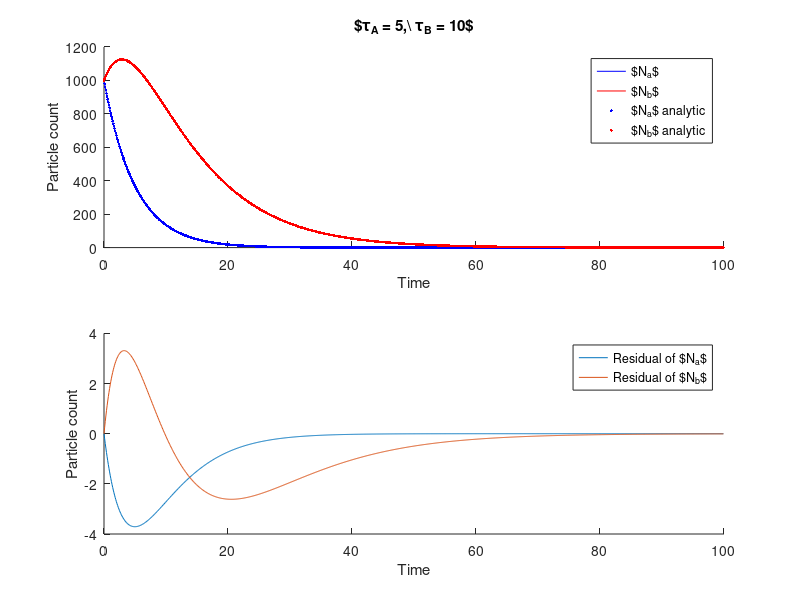
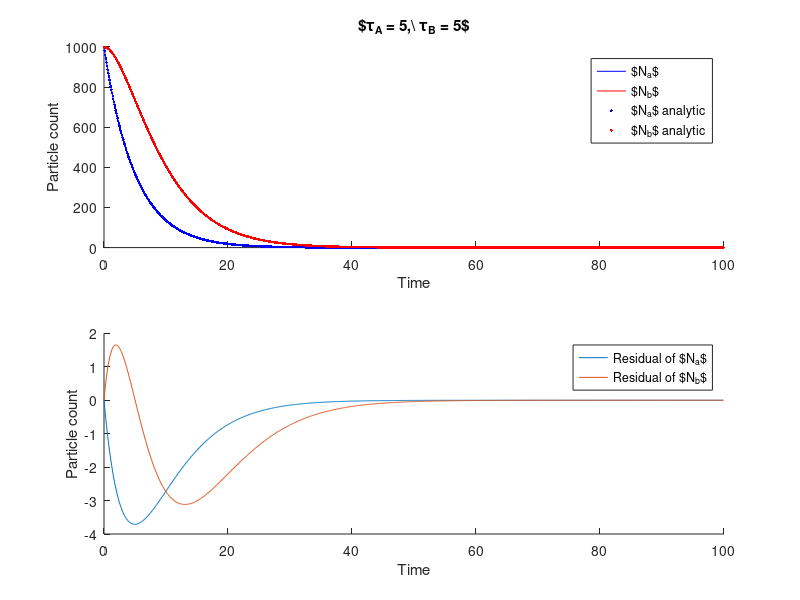
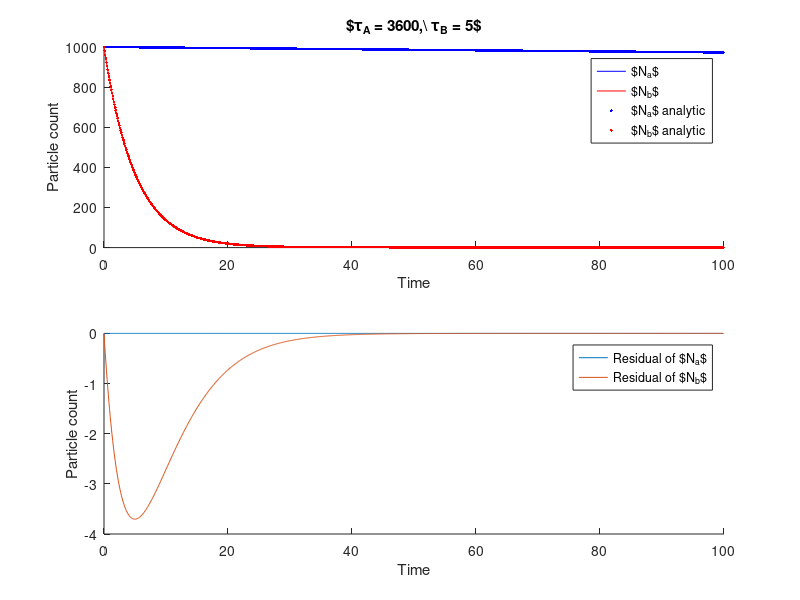
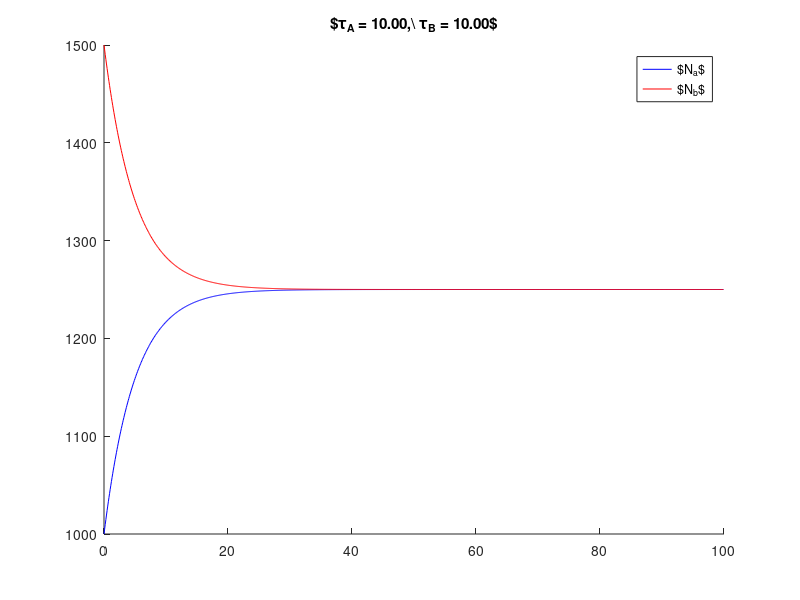

These charts were generated, in order, by the following MATLAB code:
clear all
close all
clc

% Initial values


taua = 5;
taub = 10;
dt = 0.1;


Na0 = 1000;
Nb0 = 1000;

% Anonymous functions for derivatives
dNa = @(N) -N/taua;
dNb = @(N1,N2) N1/taua - N2/taub;

tend = 100;
n = ceil(tend/dt);


% Initialize arrays
Na = zeros(1,n);
Nb = Na;
t = Na;

t(1) = 0;

taus = [5,10; 5,5; 3600,5];
Ns	= [1000,1000; 1000,1000; 1000,1000];

% Euler-integration
for j = 1:size(taus,1)
	taua = taus(j,1);
	taub = taus(j,2);
	Na(1) = Ns(j,1);
	Nb(1) = Ns(j,2);
	
	dNa = @(N) -N/taua;
	dNb = @(N1,N2) N1/taua - N2/taub;

	for i = 2:n
		t(i) = t(i-1)+dt;
		Na(i) = Na(i-1) + dt*dNa(Na(i-1));
		Nb(i) = Nb(i-1) + dt*dNb(Na(i-1),Nb(i-1));
	end
	
	% Analytical solutions
	NaAnal = Na0*exp(-t/taua);
	if taua == taub
		NbAnal = Nb0*exp(-t/taub)+t*Na0/taua.*exp(-t/taua);
	else
		NbAnal = Nb0*exp(-t/taub)+Na0/((taua/taub)-1)*(exp(-t/taua)-exp(-t/taub));
	end

	tit = sprintf('$\\tau_A = %d,\\ \\tau_B = %d$',taua,taub);

	% Plotting
	figure
    subplot(2,1,1)
	hold on
	plot(t,Na,'b')
	plot(t,Nb,'r')
	plot(t,NaAnal,'.b')
	plot(t,NbAnal,'.r')
    xlabel('Time')
    ylabel('Particle count')
	% plot(t,Na+Nb)
	hold off
	title(tit)
	legend('$N_a$','$N_b$','$N_a$ analytic','$N_b$ analytic')

	% Residual
	subplot(2,1,2)
	hold on
	plot(t,Na-NaAnal)
	plot(t,Nb-NbAnal)
	hold off
    xlabel('Time')
    ylabel('Particle count')
	legend('Residual of $N_a$','Residual of $N_b$')

end




%% Last assignment: B can turn into A again.
% Initial values


taua = 5;
taub = 10;
dt = 0.1;


Na0 = 1000;
Nb0 = 1000;

% Anonymous functions for derivatives
dNa = @(N) -N/taua;
dNb = @(N1,N2) N1/taua - N2/taub;

tend = 100;
n = ceil(tend/dt);


% Initialize arrays
Na = zeros(1,n);
Nb = Na;
t = Na;

t(1) = 0;

taus = [10,10];
Ns	= [1000,1500];

% Euler-integration
for j = 1:size(taus,1)
	taua = taus(j,1);
	taub = taus(j,2);
	Na(1) = Ns(j,1);
	Nb(1) = Ns(j,2);
	
	dNa = @(N1,N2) N2/taub - N1/taua;
	dNb = @(N1,N2) N1/taua - N2/taub;

	for i = 2:n
		t(i) = t(i-1)+dt;
		Na(i) = Na(i-1) + dt*dNa(Na(i-1),Nb(i-1));
		Nb(i) = Nb(i-1) + dt*dNb(Na(i-1),Nb(i-1));
	end
	
	% Analytical solutions
% 	NaAnal = Na0*exp(-t/taua);
% 	if taua == taub
% 		NbAnal = Nb0*exp(-t/taub)+t*Na0/taua.*exp(-t/taua);
% 	else
% 		NbAnal = Nb0*exp(-t/taub)+Na0/((taua/taub)-1)*(exp(-t/taua)-exp(-t/taub));
% 	end

	tit = sprintf('$\\tau_A = %.2f,\\ \\tau_B = %.2f$',taua,taub);

	% Plotting
	figure
	hold on
	plot(t,Na,'b')
	plot(t,Nb,'r')
% 	plot(t,NaAnal,'.b')
% 	plot(t,NbAnal,'.r')
	% plot(t,Na+Nb)
	hold off
	title(tit)
	legend('$N_a$','$N_b$')

	% Residual
% 	figure
% 	hold on
% 	plot(t,Na-NaAnal)
% 	plot(t,Nb-NbAnal)
% 	hold off
% 	title(tit)
% 	legend('$N_a-N_{a,anal}$','$N_b-N_{b,anal}$')

end


